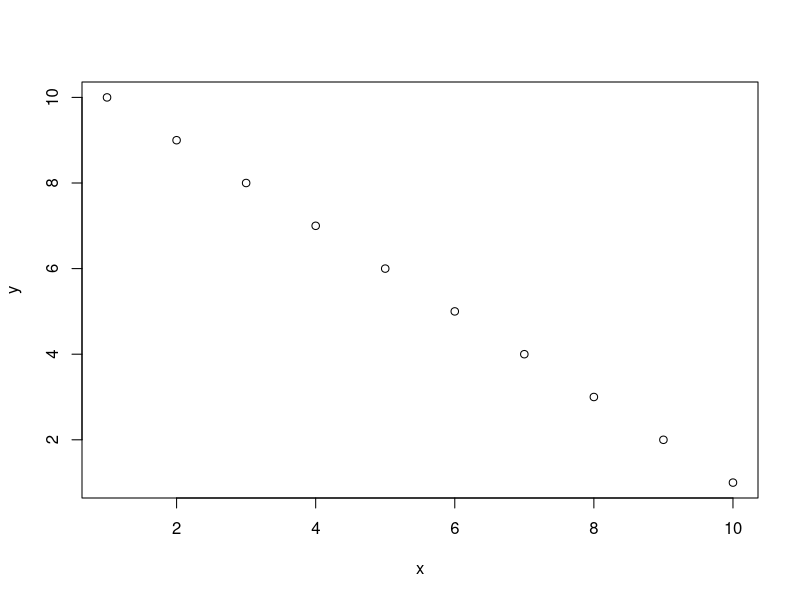
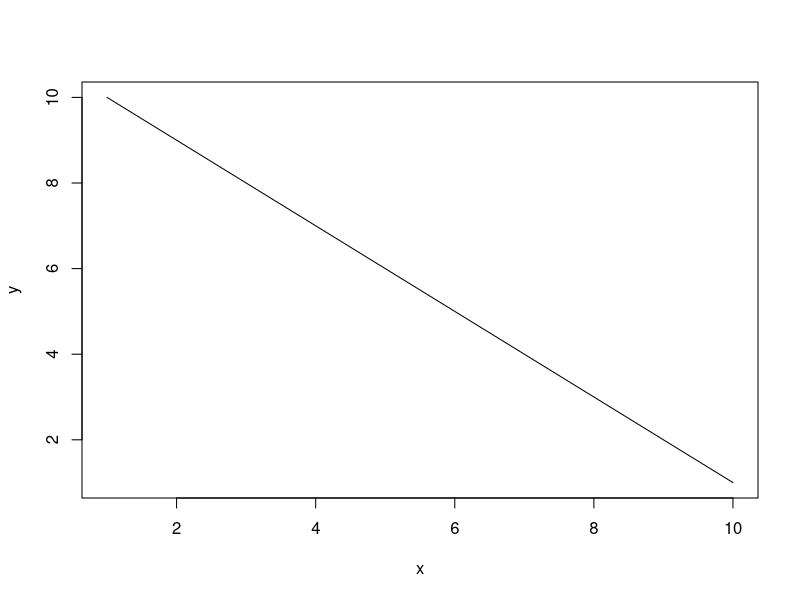
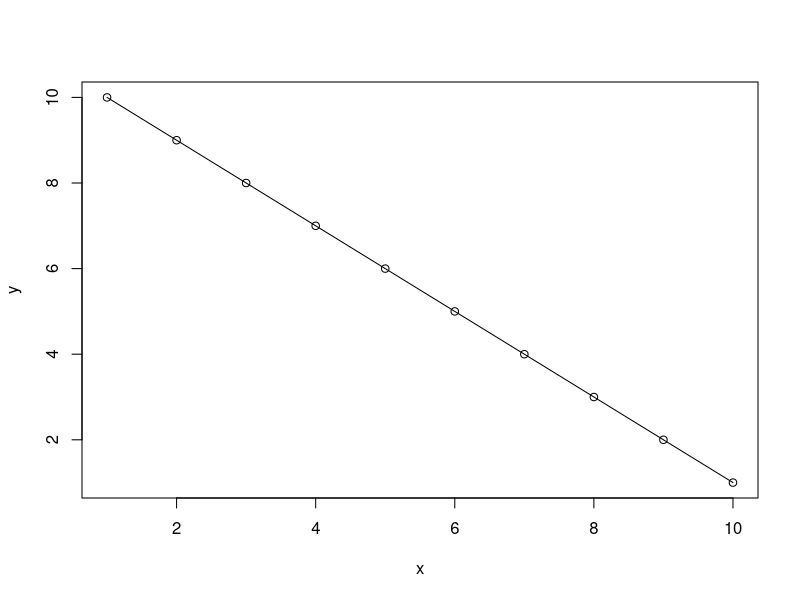
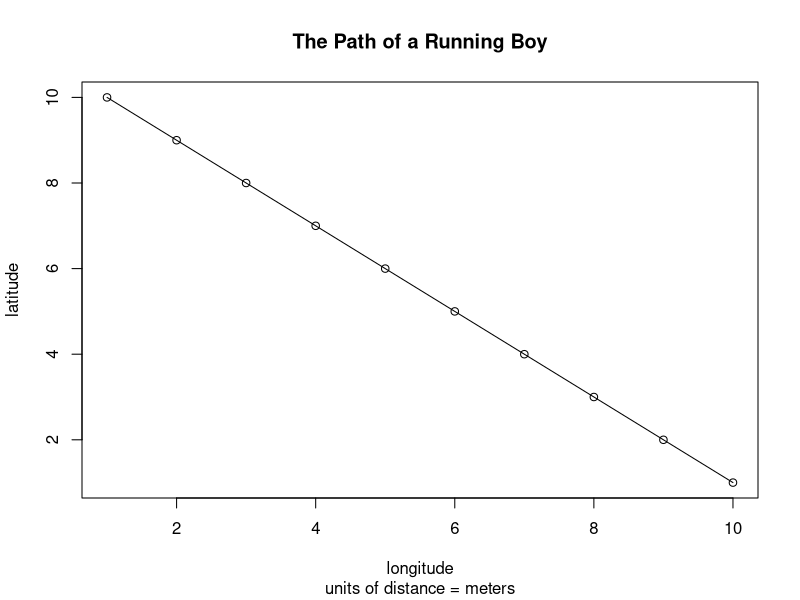
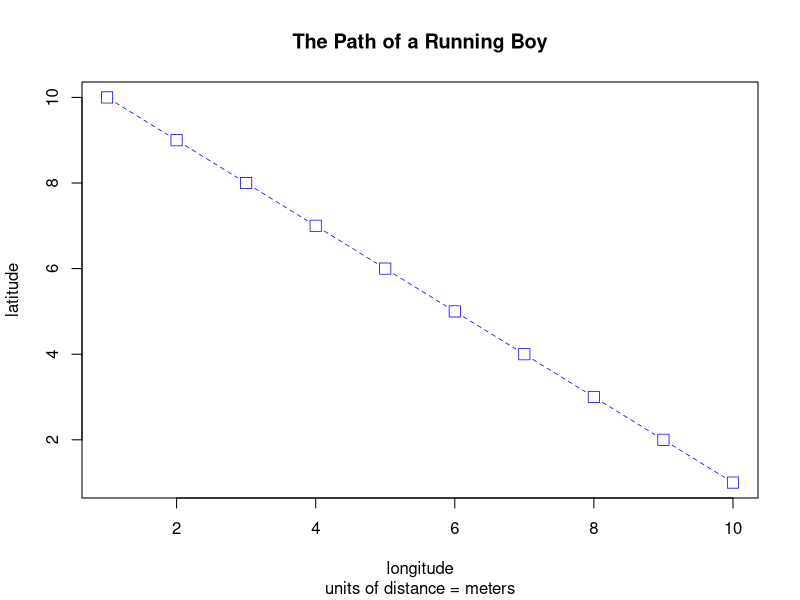
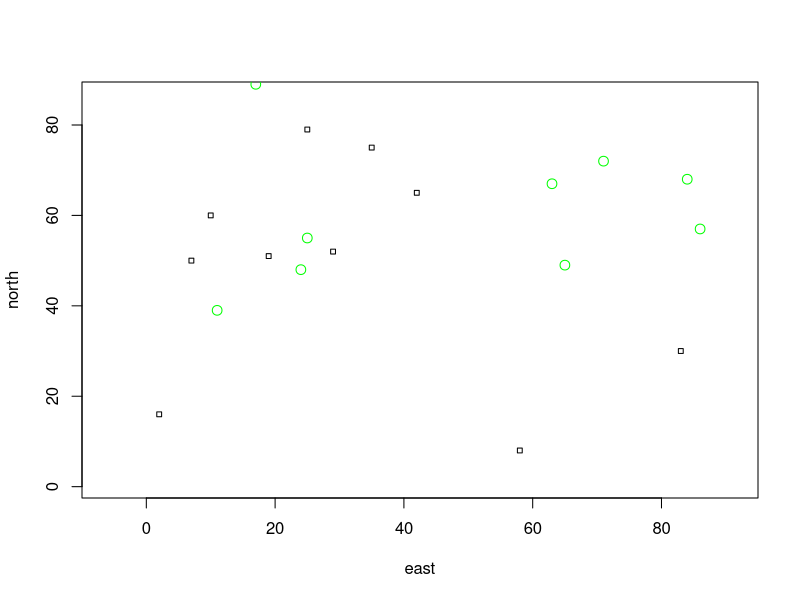
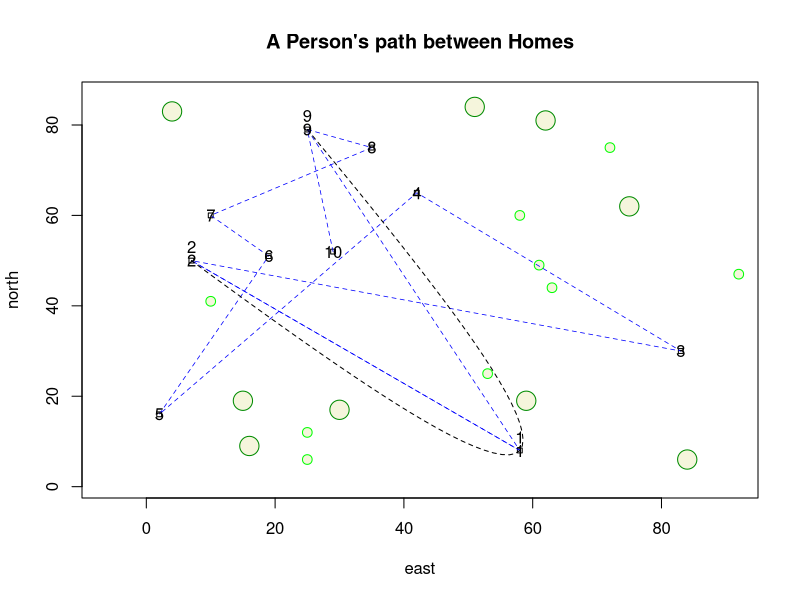
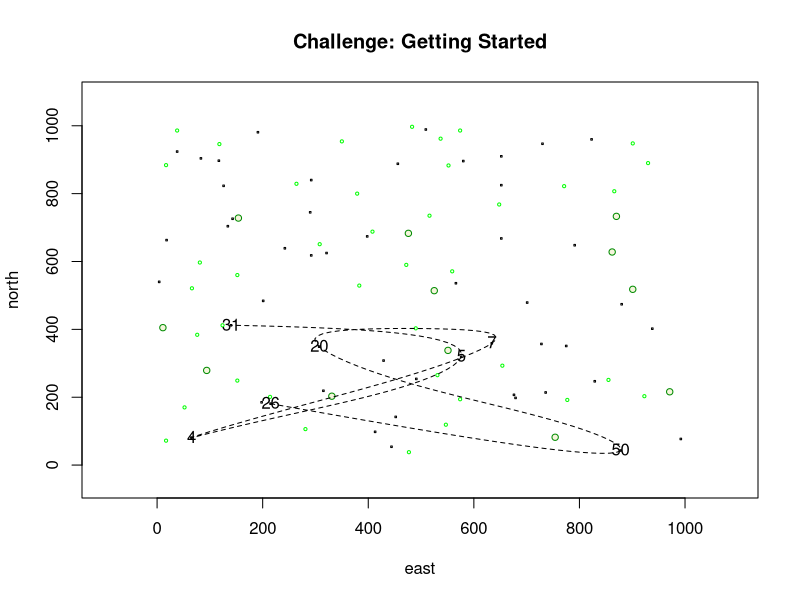

Here is the R script that generated these plots, in order:
setwd("~/Fall2020/DATA440/R/Data")
getwd()


x <- 1:10
y <- 10:1

plot(x,y)

plot(x, y, type = "l")

plot(x, y, type = "o")

plot(x, y, type = "o", 
     main = "The Path of a Running Boy",
     sub = "units of distance = meters",
     xlab = "longitude", 
     ylab = "latitude")

plot(x, y, type = "b", main = "The Path of a Running Boy", 
     sub = "units of distance = meters", 
     xlab = "longitude", 
     ylab = "latitude",
     lty = 2,
     lwd = .75,
     col = "blue",
     pch = 0,
     cex = 1.5)
#####
x <- 1:100
y <- 1:100

east <- sample(x, size = 10, replace = TRUE)
north <- sample(y, size = 10, replace = TRUE)

symbols(east, north, squares = rep(.75,10), inches = FALSE)

symbols(sample(x, 10, replace = TRUE), 
        sample(y, 10, replace = TRUE), 
        circles = rep(.75,10), 
        inches = FALSE,
        fg = "green",
        add = TRUE)
####
symbols(east, north, squares = rep(.75,10), inches = FALSE)

symbols(sample(x, 10, replace = TRUE), 
        sample(y, 10, replace = TRUE), 
        circles = rep(.75,10), 
        inches = FALSE,
        fg = "green1",
        bg = "beige",
        add = TRUE)

symbols(sample(x, 10, replace = TRUE), 
        sample(y, 10, replace = TRUE), 
        circles = rep(1.5,10), 
        inches = FALSE,
        fg = "green4",
        bg = "beige",
        add = TRUE)

dwellings <- cbind.data.frame(id = 1:10, east, north)

lines(x = dwellings$east,
      y = dwellings$north,
      lty = 2,
      lwd = .75,
      col = "blue")

text(x = dwellings$east,
     y = dwellings$north,
     labels = dwellings$id)

locs <- sample(1:10, 3, replace = FALSE)

lines(x = dwellings[locs, 2],
      y = dwellings[locs, 3],
      lty = 2,
      lwd = .75,
      col = "blue")

# text(x = dwellings$east,
#      y = dwellings$north + 3,
#      labels = dwellings$id)

text(x = dwellings[locs, ]$east, 
     y = dwellings[locs, ]$north + 3,
     labels = dwellings[locs, ]$id)

xspline(x = dwellings[locs, 2],
        y = dwellings[locs, 3],
        shape = -1,
        lty = 2)
title(main="A Person's path between Homes")
######CHALLENGE######

x <- 1:1000
y <- 1:1000

east <- sample(x, size = 50, replace = TRUE)
north <- sample(y, size = 50, replace = TRUE)

symbols(east, north, squares = rep(3,50), inches = FALSE)

symbols(sample(x, 40, replace = TRUE), 
        sample(y, 40, replace = TRUE), 
        circles = rep(3,40), 
        inches = FALSE,
        fg = "green",
        add = TRUE)

symbols(sample(x, 12, replace = TRUE), 
        sample(y, 12, replace = TRUE), 
        circles = rep(6,12), 
        inches = FALSE,
        fg = "green4",
        bg = "beige",
        add = TRUE)


dwellings <- cbind.data.frame(id = 1:50, east, north)

locs <- sample(1:50, 7, replace = FALSE)


text(x = dwellings[locs, ]$east, 
     y = dwellings[locs, ]$north + 3,
     labels = dwellings[locs, ]$id)

xspline(x = dwellings[locs, 2],
        y = dwellings[locs, 3],
        shape = -1,
        lty = 2)
title(main="Challenge: Getting Started")
